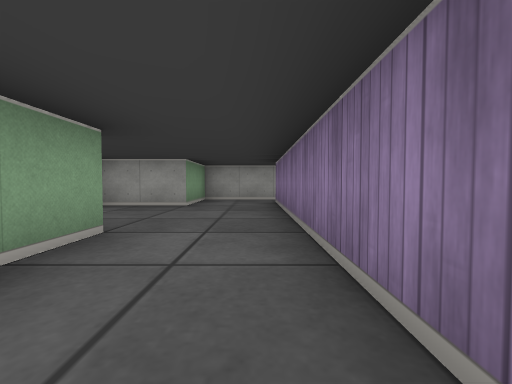
View 1 (above)

24 first-person views from a walk through a cub3D ray-caster map. The camera is about half as high as the walls, tilts 2° down and sees 90° across. The floor is counted in squares. Each view is taken from the middle of a square. On the plan, view 1 faces up. The plan holds only what a view shows up to about 9 squares ahead; the rest is blank. The place goes on beyond the plan.

View 2
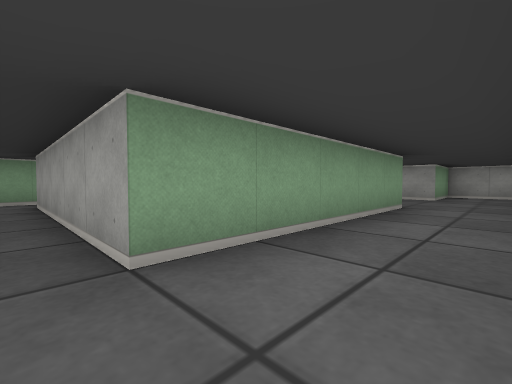

View 3
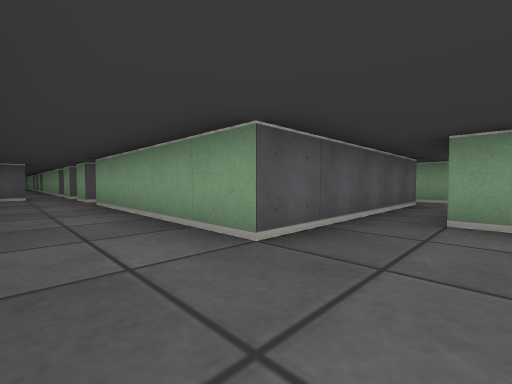

View 4
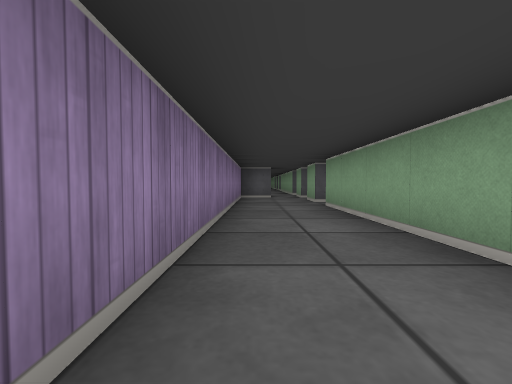

View 5
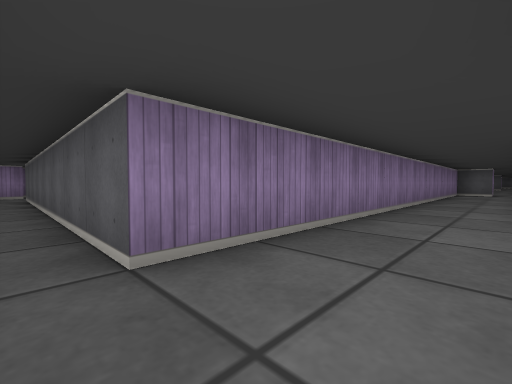

View 6
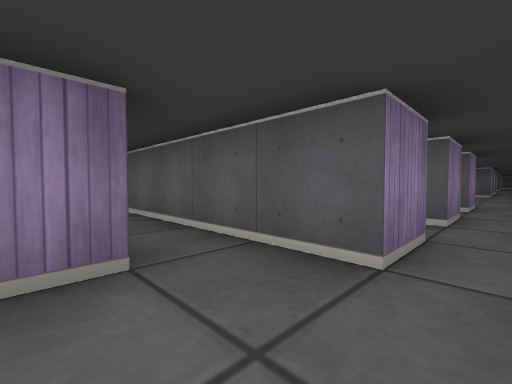

View 7
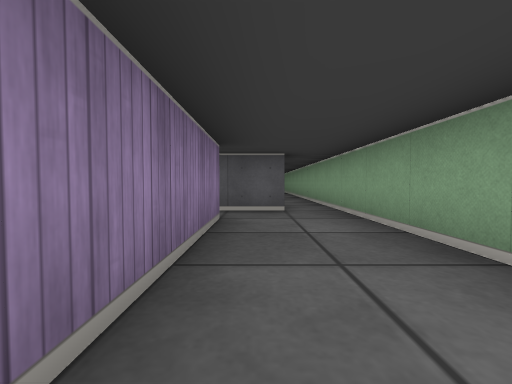

View 8
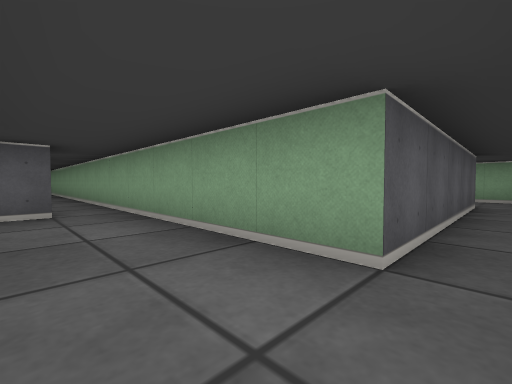

View 9
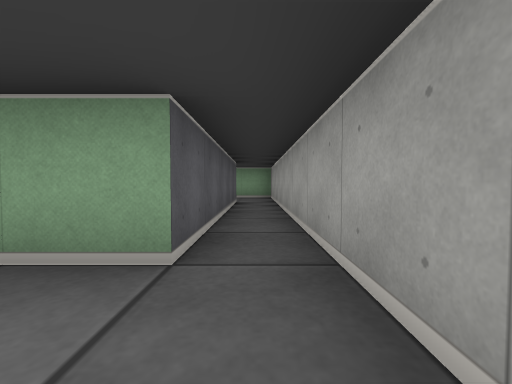

View 10
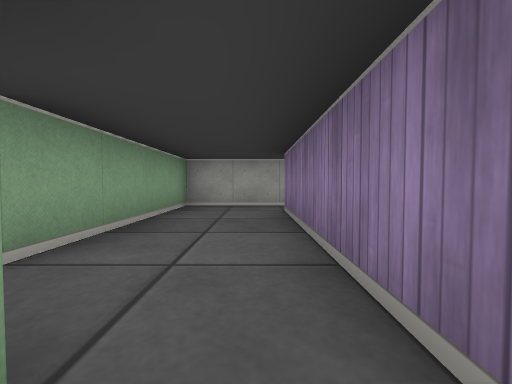

View 11
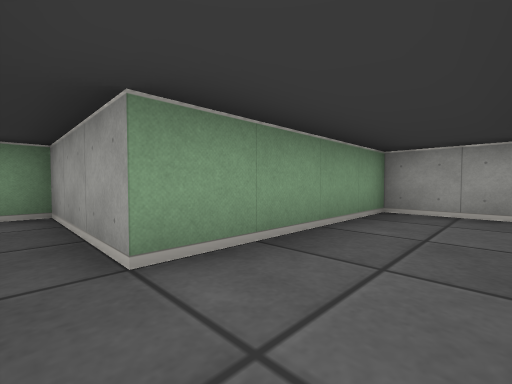

View 12
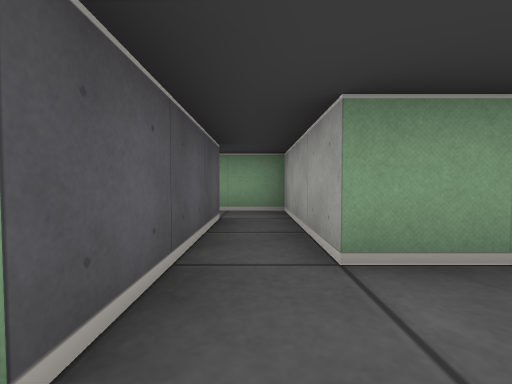

View 13
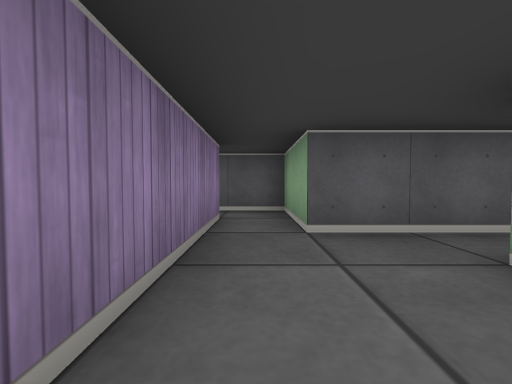

View 14
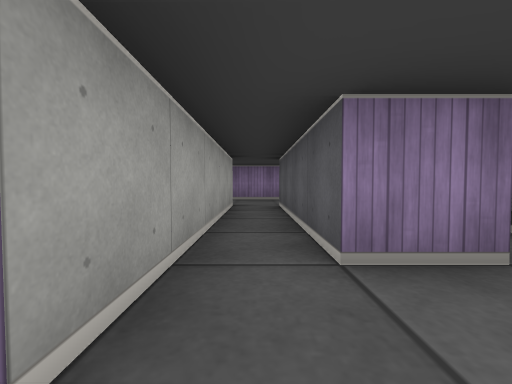

View 15
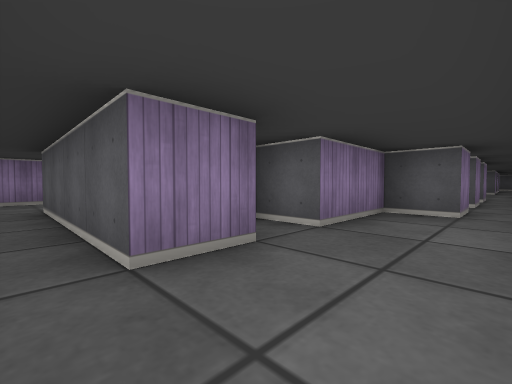

View 16
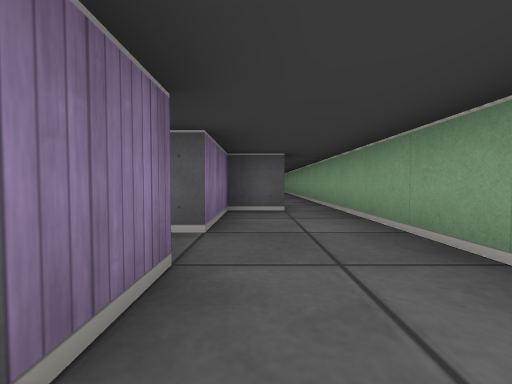

View 17
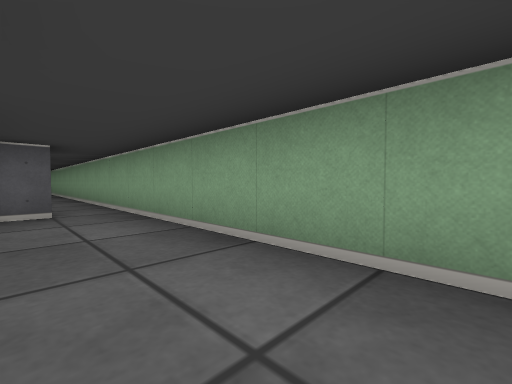

View 18
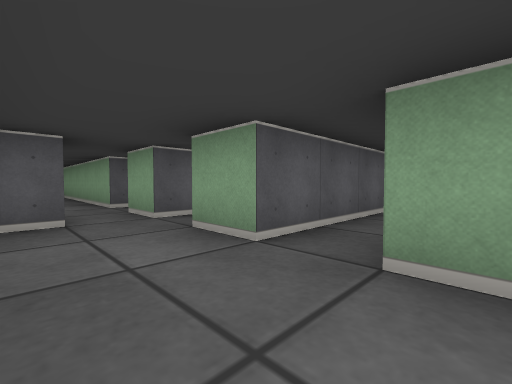

View 19
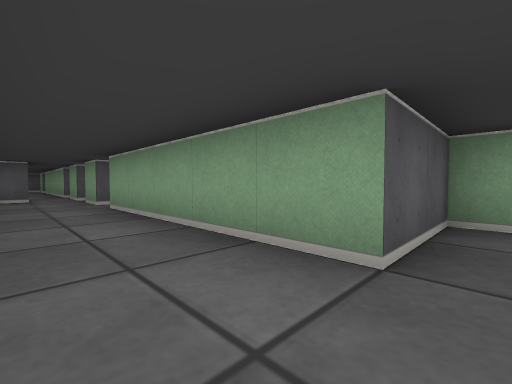

View 20
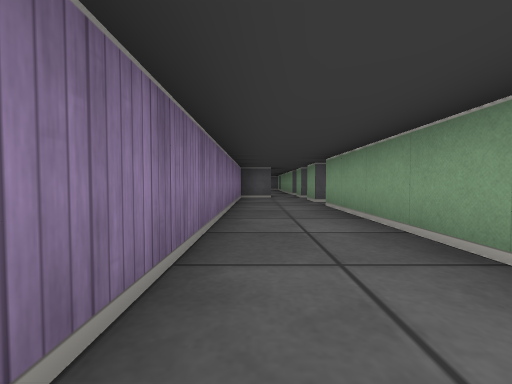

View 21
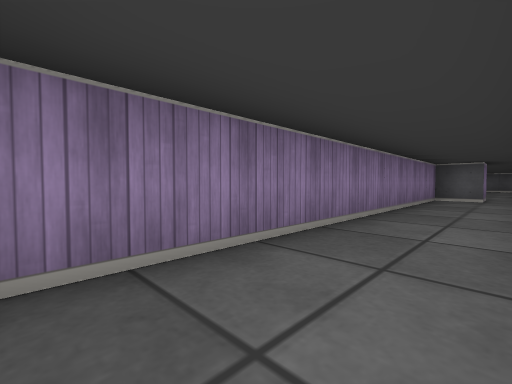

View 22
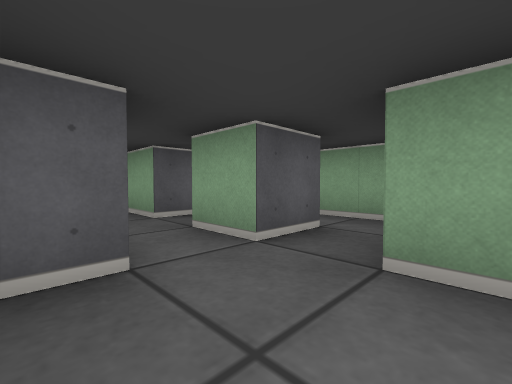

View 23
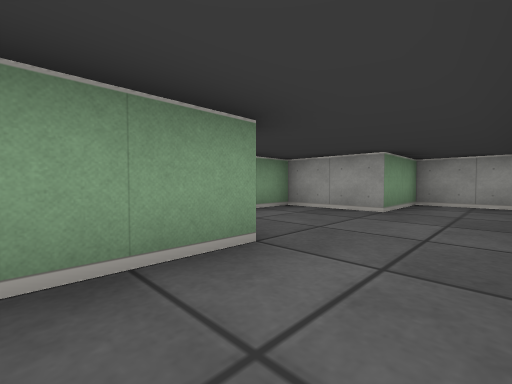

View 24
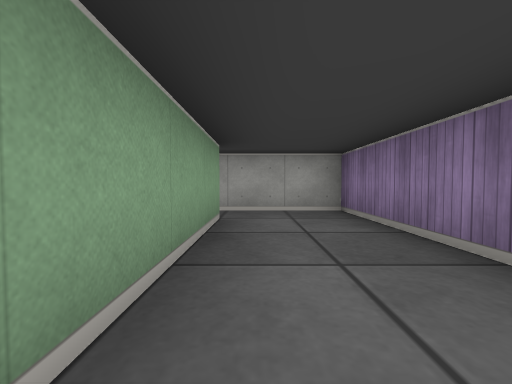

### Floor plan
Ten units are one square. View 1 is at (0, 0); x grows to the right and y downward. Boxes are objects, and circles mark ways between rooms. Rooms are numbered by the first view taken in them; rooms with no view inside come last. Other rooms are left out.
<svg viewBox="-180 -80 280 230">
<path fill="none" stroke="#000" d="M-35 -25 -15 -25 -15 25M-15 35 -15 45M-15 -55 -35 -55 -35 -35M5 51 5 -55M6 -75 -15 -75 -15 -55M5 -55 5 -65 85 -65M95 -64 95 -70M-55 -34 -55 -75 -75 -75M-65 -14 -65 -25 -35 -25M-75 -65 -75 -15M-125 -15 -125 -65 -75 -65M-165 -25 -135 -25 -135 -15M-75 -75 -145 -75 -145 -35 -165 -35M-55 46 -55 35 -15 35M-75 25 -75 85M-65 85 -65 75 -55 75 -55 55 -45 55M-15 25 -65 25M-6 55 5 55M-26 55 -15 55 -15 65M-15 134 -15 145M-35 51 -35 75 -15 75 -15 125M5 145 5 69M-165 -35 -175 -35 -175 -22"/>
<circle cx="-5" cy="-60" r="3" fill="#2a7"/>
<circle cx="-45" cy="-30" r="3" fill="#2a7"/>
<circle cx="-10" cy="30" r="3" fill="#2a7"/>
<circle cx="-5" cy="40" r="3" fill="#2a7"/>
<circle cx="-80" cy="-70" r="3" fill="#2a7"/>
<circle cx="-155" cy="-30" r="3" fill="#2a7"/>
<text x="-10" y="-10">1</text>
<text x="40" y="-70">2</text>
<text x="-60" y="-40">3</text>
<text x="-130" y="-50">4</text>
<text x="-60" y="50">5</text>
<text x="-10" y="90">6</text>
<text x="-170" y="-30">7</text>
</svg>
Room 1 opens to room 2. Room 1 opens to room 3. Room 1 opens to room 5. Room 1 opens to room 6. Room 3 opens to room 4. Room 4 opens to room 7.

Where each view was taken, in squares from view 1:
view 1: 0 up, 0 right, facing up
view 2: 3 down, 0 right, facing up-left
view 3: 4 up, 0 right, facing down-left
view 4: 3 up, 0 right, facing down
view 5: 7 up, 1 left, facing down-right
view 6: 4 up, 7 left, facing down-right
view 7: 7 up, 6 left, facing down
view 8: 7 up, 6 left, facing down-left
view 9: 7 up, 6 left, facing left
view 10: 2 up, 13 left, facing up
view 11: 3 up, 13 left, facing up-left
view 12: 3 up, 13 left, facing left
view 13: 5 up, 13 left, facing down
view 14: 3 down, 7 left, facing right
view 15: 3 down, 7 left, facing down-right
view 16: 3 down, 6 left, facing down
view 17: 3 down, 6 left, facing down-left
view 18: 2 down, 0 right, facing down-left
view 19: 7 down, 0 right, facing down-left
view 20: 7 down, 0 right, facing down
view 21: 7 down, 1 left, facing down-right
view 22: 4 down, 0 right, facing down-left
view 23: 1 up, 0 right, facing up-left
view 24: 3 up, 7 left, facing up
